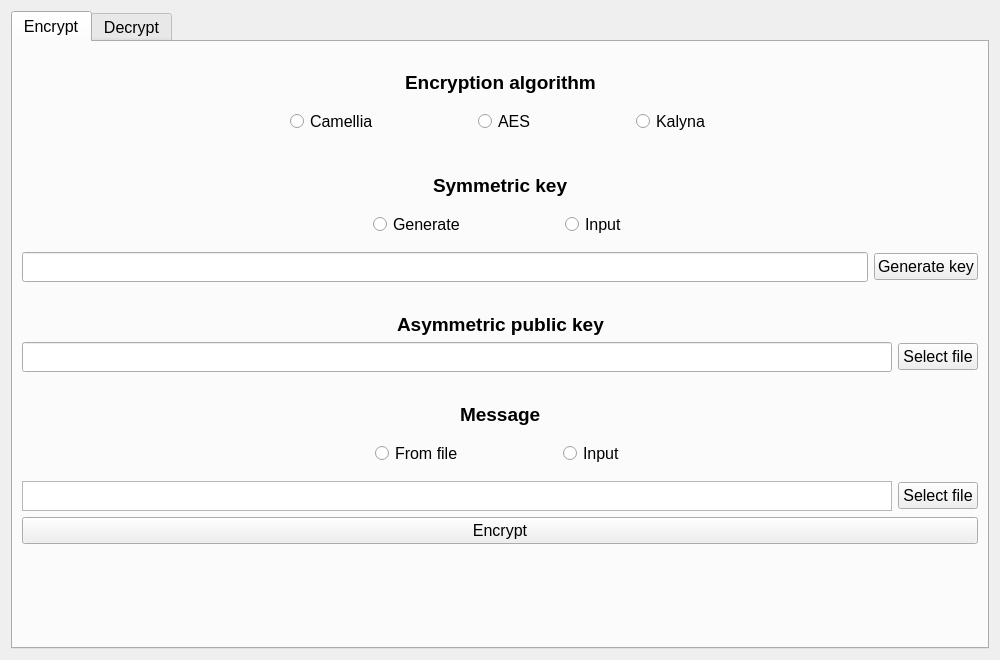
<?xml version="1.0" encoding="UTF-8"?>
<ui version="4.0">
 <class>main_window</class>
 <widget class="QWidget" name="main_window">
  <property name="geometry">
   <rect>
    <x>0</x>
    <y>0</y>
    <width>1000</width>
    <height>660</height>
   </rect>
  </property>
  <property name="sizePolicy">
   <sizepolicy hsizetype="Fixed" vsizetype="Fixed">
    <horstretch>0</horstretch>
    <verstretch>0</verstretch>
   </sizepolicy>
  </property>
  <property name="minimumSize">
   <size>
    <width>1000</width>
    <height>660</height>
   </size>
  </property>
  <property name="maximumSize">
   <size>
    <width>1000</width>
    <height>660</height>
   </size>
  </property>
  <property name="sizeIncrement">
   <size>
    <width>0</width>
    <height>0</height>
   </size>
  </property>
  <property name="baseSize">
   <size>
    <width>1000</width>
    <height>660</height>
   </size>
  </property>
  <property name="font">
   <font>
    <pointsize>12</pointsize>
   </font>
  </property>
  <property name="windowTitle">
   <string>main_window</string>
  </property>
  <property name="styleSheet">
   <string notr="true">QGroupBox {
    border: 0px solid gray;
}</string>
  </property>
  <layout class="QGridLayout" name="gridLayout">
   <property name="sizeConstraint">
    <enum>QLayout::SetDefaultConstraint</enum>
   </property>
   <item row="0" column="0">
    <widget class="QTabWidget" name="tabWidget">
     <property name="sizePolicy">
      <sizepolicy hsizetype="Expanding" vsizetype="Expanding">
       <horstretch>0</horstretch>
       <verstretch>0</verstretch>
      </sizepolicy>
     </property>
     <property name="font">
      <font>
       <pointsize>12</pointsize>
      </font>
     </property>
     <property name="currentIndex">
      <number>0</number>
     </property>
     <widget class="QWidget" name="encrypt_tab">
      <property name="sizePolicy">
       <sizepolicy hsizetype="Expanding" vsizetype="Expanding">
        <horstretch>0</horstretch>
        <verstretch>0</verstretch>
       </sizepolicy>
      </property>
      <attribute name="title">
       <string>Encrypt</string>
      </attribute>
      <layout class="QGridLayout" name="gridLayout_2">
       <item row="5" column="0">
        <widget class="QGroupBox" name="groupBox_2">
         <property name="font">
          <font>
           <pointsize>12</pointsize>
          </font>
         </property>
         <property name="title">
          <string/>
         </property>
         <property name="flat">
          <bool>false</bool>
         </property>
         <layout class="QGridLayout" name="gridLayout_16">
          <property name="horizontalSpacing">
           <number>100</number>
          </property>
          <item row="0" column="1">
           <widget class="QRadioButton" name="generate_rb">
            <property name="font">
             <font>
              <pointsize>12</pointsize>
             </font>
            </property>
            <property name="text">
             <string>Generate</string>
            </property>
           </widget>
          </item>
          <item row="0" column="2">
           <widget class="QRadioButton" name="sym_key_input_rb">
            <property name="font">
             <font>
              <pointsize>12</pointsize>
             </font>
            </property>
            <property name="text">
             <string>Input</string>
            </property>
           </widget>
          </item>
          <item row="0" column="0">
           <spacer name="horizontalSpacer_15">
            <property name="orientation">
             <enum>Qt::Horizontal</enum>
            </property>
            <property name="sizeHint" stdset="0">
             <size>
              <width>40</width>
              <height>20</height>
             </size>
            </property>
           </spacer>
          </item>
          <item row="0" column="3">
           <spacer name="horizontalSpacer_16">
            <property name="orientation">
             <enum>Qt::Horizontal</enum>
            </property>
            <property name="sizeHint" stdset="0">
             <size>
              <width>40</width>
              <height>20</height>
             </size>
            </property>
           </spacer>
          </item>
         </layout>
        </widget>
       </item>
       <item row="3" column="0">
        <spacer name="verticalSpacer_5">
         <property name="orientation">
          <enum>Qt::Vertical</enum>
         </property>
         <property name="sizeType">
          <enum>QSizePolicy::Fixed</enum>
         </property>
         <property name="sizeHint" stdset="0">
          <size>
           <width>20</width>
           <height>25</height>
          </size>
         </property>
        </spacer>
       </item>
       <item row="1" column="0">
        <layout class="QGridLayout" name="gridLayout_10">
         <item row="0" column="1">
          <widget class="QLabel" name="label">
           <property name="font">
            <font>
             <pointsize>14</pointsize>
             <weight>75</weight>
             <bold>true</bold>
            </font>
           </property>
           <property name="text">
            <string>Encryption algorithm</string>
           </property>
          </widget>
         </item>
         <item row="0" column="0">
          <spacer name="horizontalSpacer">
           <property name="orientation">
            <enum>Qt::Horizontal</enum>
           </property>
           <property name="sizeHint" stdset="0">
            <size>
             <width>40</width>
             <height>20</height>
            </size>
           </property>
          </spacer>
         </item>
         <item row="0" column="2">
          <spacer name="horizontalSpacer_4">
           <property name="orientation">
            <enum>Qt::Horizontal</enum>
           </property>
           <property name="sizeHint" stdset="0">
            <size>
             <width>40</width>
             <height>20</height>
            </size>
           </property>
          </spacer>
         </item>
        </layout>
       </item>
       <item row="12" column="0">
        <widget class="QGroupBox" name="groupBox_3">
         <property name="title">
          <string/>
         </property>
         <property name="flat">
          <bool>false</bool>
         </property>
         <property name="checkable">
          <bool>false</bool>
         </property>
         <layout class="QGridLayout" name="gridLayout_17">
          <property name="horizontalSpacing">
           <number>100</number>
          </property>
          <item row="0" column="2">
           <widget class="QRadioButton" name="msg_inpub_rb">
            <property name="font">
             <font>
              <pointsize>12</pointsize>
             </font>
            </property>
            <property name="text">
             <string>Input</string>
            </property>
           </widget>
          </item>
          <item row="0" column="0">
           <spacer name="horizontalSpacer_17">
            <property name="orientation">
             <enum>Qt::Horizontal</enum>
            </property>
            <property name="sizeHint" stdset="0">
             <size>
              <width>40</width>
              <height>20</height>
             </size>
            </property>
           </spacer>
          </item>
          <item row="0" column="1">
           <widget class="QRadioButton" name="msg_file_rb">
            <property name="font">
             <font>
              <pointsize>12</pointsize>
             </font>
            </property>
            <property name="text">
             <string>From file</string>
            </property>
           </widget>
          </item>
          <item row="0" column="3">
           <spacer name="horizontalSpacer_18">
            <property name="orientation">
             <enum>Qt::Horizontal</enum>
            </property>
            <property name="sizeHint" stdset="0">
             <size>
              <width>40</width>
              <height>20</height>
             </size>
            </property>
           </spacer>
          </item>
         </layout>
        </widget>
       </item>
       <item row="8" column="0">
        <layout class="QGridLayout" name="gridLayout_13">
         <item row="0" column="0">
          <spacer name="horizontalSpacer_7">
           <property name="orientation">
            <enum>Qt::Horizontal</enum>
           </property>
           <property name="sizeHint" stdset="0">
            <size>
             <width>40</width>
             <height>20</height>
            </size>
           </property>
          </spacer>
         </item>
         <item row="0" column="1">
          <widget class="QLabel" name="label_4">
           <property name="font">
            <font>
             <pointsize>14</pointsize>
             <weight>75</weight>
             <bold>true</bold>
            </font>
           </property>
           <property name="text">
            <string>Asymmetric public key</string>
           </property>
          </widget>
         </item>
         <item row="0" column="2">
          <spacer name="horizontalSpacer_8">
           <property name="orientation">
            <enum>Qt::Horizontal</enum>
           </property>
           <property name="sizeHint" stdset="0">
            <size>
             <width>40</width>
             <height>20</height>
            </size>
           </property>
          </spacer>
         </item>
        </layout>
       </item>
       <item row="11" column="0">
        <layout class="QGridLayout" name="gridLayout_12">
         <item row="0" column="0">
          <spacer name="horizontalSpacer_5">
           <property name="orientation">
            <enum>Qt::Horizontal</enum>
           </property>
           <property name="sizeHint" stdset="0">
            <size>
             <width>40</width>
             <height>20</height>
            </size>
           </property>
          </spacer>
         </item>
         <item row="0" column="1">
          <widget class="QLabel" name="label_3">
           <property name="font">
            <font>
             <pointsize>14</pointsize>
             <weight>75</weight>
             <bold>true</bold>
            </font>
           </property>
           <property name="text">
            <string>Message</string>
           </property>
          </widget>
         </item>
         <item row="0" column="2">
          <spacer name="horizontalSpacer_6">
           <property name="orientation">
            <enum>Qt::Horizontal</enum>
           </property>
           <property name="sizeHint" stdset="0">
            <size>
             <width>40</width>
             <height>20</height>
            </size>
           </property>
          </spacer>
         </item>
        </layout>
       </item>
       <item row="9" column="0">
        <layout class="QGridLayout" name="gridLayout_14">
         <item row="0" column="0">
          <widget class="QLineEdit" name="asym_pub_key_path">
           <property name="minimumSize">
            <size>
             <width>0</width>
             <height>30</height>
            </size>
           </property>
           <property name="maximumSize">
            <size>
             <width>16777215</width>
             <height>30</height>
            </size>
           </property>
           <property name="font">
            <font>
             <pointsize>12</pointsize>
            </font>
           </property>
          </widget>
         </item>
         <item row="0" column="1">
          <widget class="QPushButton" name="asym_pub_key_btn">
           <property name="font">
            <font>
             <pointsize>12</pointsize>
            </font>
           </property>
           <property name="text">
            <string>Select file</string>
           </property>
          </widget>
         </item>
        </layout>
       </item>
       <item row="14" column="0">
        <widget class="QPushButton" name="encrypt_btn">
         <property name="font">
          <font>
           <pointsize>12</pointsize>
          </font>
         </property>
         <property name="text">
          <string>Encrypt</string>
         </property>
        </widget>
       </item>
       <item row="7" column="0">
        <spacer name="verticalSpacer_6">
         <property name="orientation">
          <enum>Qt::Vertical</enum>
         </property>
         <property name="sizeType">
          <enum>QSizePolicy::Fixed</enum>
         </property>
         <property name="sizeHint" stdset="0">
          <size>
           <width>20</width>
           <height>25</height>
          </size>
         </property>
        </spacer>
       </item>
       <item row="2" column="0">
        <widget class="QGroupBox" name="groupBox">
         <property name="font">
          <font>
           <pointsize>12</pointsize>
          </font>
         </property>
         <property name="title">
          <string/>
         </property>
         <property name="flat">
          <bool>false</bool>
         </property>
         <layout class="QGridLayout" name="gridLayout_15">
          <property name="horizontalSpacing">
           <number>100</number>
          </property>
          <item row="0" column="3">
           <widget class="QRadioButton" name="kalyna_rb">
            <property name="font">
             <font>
              <pointsize>12</pointsize>
             </font>
            </property>
            <property name="text">
             <string>Kalyna</string>
            </property>
           </widget>
          </item>
          <item row="0" column="2">
           <widget class="QRadioButton" name="aes_rb">
            <property name="font">
             <font>
              <pointsize>12</pointsize>
             </font>
            </property>
            <property name="text">
             <string>AES</string>
            </property>
           </widget>
          </item>
          <item row="0" column="1">
           <widget class="QRadioButton" name="camellia_rb">
            <property name="font">
             <font>
              <pointsize>12</pointsize>
             </font>
            </property>
            <property name="text">
             <string>Camellia</string>
            </property>
           </widget>
          </item>
          <item row="0" column="0">
           <spacer name="horizontalSpacer_13">
            <property name="orientation">
             <enum>Qt::Horizontal</enum>
            </property>
            <property name="sizeHint" stdset="0">
             <size>
              <width>40</width>
              <height>20</height>
             </size>
            </property>
           </spacer>
          </item>
          <item row="0" column="4">
           <spacer name="horizontalSpacer_14">
            <property name="orientation">
             <enum>Qt::Horizontal</enum>
            </property>
            <property name="sizeHint" stdset="0">
             <size>
              <width>40</width>
              <height>20</height>
             </size>
            </property>
           </spacer>
          </item>
         </layout>
        </widget>
       </item>
       <item row="15" column="0">
        <spacer name="verticalSpacer_2">
         <property name="orientation">
          <enum>Qt::Vertical</enum>
         </property>
         <property name="sizeHint" stdset="0">
          <size>
           <width>20</width>
           <height>40</height>
          </size>
         </property>
        </spacer>
       </item>
       <item row="13" column="0">
        <layout class="QGridLayout" name="gridLayout_8">
         <item row="0" column="1">
          <widget class="QPushButton" name="msg_btn">
           <property name="font">
            <font>
             <pointsize>12</pointsize>
            </font>
           </property>
           <property name="text">
            <string>Select file</string>
           </property>
          </widget>
         </item>
         <item row="0" column="0">
          <widget class="QTextEdit" name="msg_line_edit">
           <property name="minimumSize">
            <size>
             <width>0</width>
             <height>0</height>
            </size>
           </property>
           <property name="maximumSize">
            <size>
             <width>16777215</width>
             <height>30</height>
            </size>
           </property>
           <property name="font">
            <font>
             <pointsize>12</pointsize>
            </font>
           </property>
          </widget>
         </item>
        </layout>
       </item>
       <item row="6" column="0">
        <layout class="QGridLayout" name="gridLayout_7">
         <item row="0" column="0">
          <widget class="QLineEdit" name="sym_key_line_edit">
           <property name="minimumSize">
            <size>
             <width>0</width>
             <height>30</height>
            </size>
           </property>
           <property name="font">
            <font>
             <pointsize>12</pointsize>
            </font>
           </property>
          </widget>
         </item>
         <item row="0" column="1">
          <widget class="QPushButton" name="generate_btn">
           <property name="font">
            <font>
             <pointsize>12</pointsize>
            </font>
           </property>
           <property name="text">
            <string>Generate key</string>
           </property>
          </widget>
         </item>
        </layout>
       </item>
       <item row="4" column="0">
        <layout class="QGridLayout" name="gridLayout_11">
         <item row="0" column="0">
          <spacer name="horizontalSpacer_3">
           <property name="orientation">
            <enum>Qt::Horizontal</enum>
           </property>
           <property name="sizeHint" stdset="0">
            <size>
             <width>40</width>
             <height>20</height>
            </size>
           </property>
          </spacer>
         </item>
         <item row="0" column="1">
          <widget class="QLabel" name="label_2">
           <property name="font">
            <font>
             <pointsize>14</pointsize>
             <weight>75</weight>
             <bold>true</bold>
            </font>
           </property>
           <property name="text">
            <string>Symmetric key</string>
           </property>
          </widget>
         </item>
         <item row="0" column="2">
          <spacer name="horizontalSpacer_2">
           <property name="orientation">
            <enum>Qt::Horizontal</enum>
           </property>
           <property name="sizeHint" stdset="0">
            <size>
             <width>40</width>
             <height>20</height>
            </size>
           </property>
          </spacer>
         </item>
        </layout>
       </item>
       <item row="0" column="0">
        <spacer name="verticalSpacer">
         <property name="orientation">
          <enum>Qt::Vertical</enum>
         </property>
         <property name="sizeType">
          <enum>QSizePolicy::Fixed</enum>
         </property>
         <property name="sizeHint" stdset="0">
          <size>
           <width>20</width>
           <height>20</height>
          </size>
         </property>
        </spacer>
       </item>
       <item row="10" column="0">
        <spacer name="verticalSpacer_7">
         <property name="orientation">
          <enum>Qt::Vertical</enum>
         </property>
         <property name="sizeType">
          <enum>QSizePolicy::Fixed</enum>
         </property>
         <property name="sizeHint" stdset="0">
          <size>
           <width>20</width>
           <height>25</height>
          </size>
         </property>
        </spacer>
       </item>
      </layout>
     </widget>
     <widget class="QWidget" name="decrypt_tab">
      <property name="sizePolicy">
       <sizepolicy hsizetype="Expanding" vsizetype="Expanding">
        <horstretch>0</horstretch>
        <verstretch>0</verstretch>
       </sizepolicy>
      </property>
      <attribute name="title">
       <string>Decrypt</string>
      </attribute>
      <layout class="QGridLayout" name="gridLayout_3">
       <item row="1" column="0">
        <layout class="QGridLayout" name="gridLayout_19">
         <item row="0" column="0">
          <spacer name="horizontalSpacer_9">
           <property name="orientation">
            <enum>Qt::Horizontal</enum>
           </property>
           <property name="sizeHint" stdset="0">
            <size>
             <width>40</width>
             <height>20</height>
            </size>
           </property>
          </spacer>
         </item>
         <item row="0" column="1">
          <widget class="QLabel" name="label_5">
           <property name="font">
            <font>
             <pointsize>14</pointsize>
             <weight>75</weight>
             <bold>true</bold>
            </font>
           </property>
           <property name="text">
            <string>Asymmetric private key</string>
           </property>
          </widget>
         </item>
         <item row="0" column="2">
          <spacer name="horizontalSpacer_10">
           <property name="orientation">
            <enum>Qt::Horizontal</enum>
           </property>
           <property name="sizeHint" stdset="0">
            <size>
             <width>40</width>
             <height>20</height>
            </size>
           </property>
          </spacer>
         </item>
        </layout>
       </item>
       <item row="0" column="0">
        <spacer name="verticalSpacer_3">
         <property name="orientation">
          <enum>Qt::Vertical</enum>
         </property>
         <property name="sizeType">
          <enum>QSizePolicy::Fixed</enum>
         </property>
         <property name="sizeHint" stdset="0">
          <size>
           <width>20</width>
           <height>20</height>
          </size>
         </property>
        </spacer>
       </item>
       <item row="5" column="0">
        <layout class="QGridLayout" name="gridLayout_21">
         <item row="0" column="0">
          <widget class="QLineEdit" name="encrypted_msg_path">
           <property name="minimumSize">
            <size>
             <width>0</width>
             <height>30</height>
            </size>
           </property>
           <property name="font">
            <font>
             <pointsize>12</pointsize>
            </font>
           </property>
          </widget>
         </item>
         <item row="0" column="1">
          <widget class="QPushButton" name="encrypted_file_btn">
           <property name="font">
            <font>
             <pointsize>12</pointsize>
            </font>
           </property>
           <property name="text">
            <string>Select file</string>
           </property>
          </widget>
         </item>
        </layout>
       </item>
       <item row="6" column="0">
        <widget class="QPushButton" name="decrypt_btn">
         <property name="font">
          <font>
           <pointsize>12</pointsize>
          </font>
         </property>
         <property name="text">
          <string>Decrypt</string>
         </property>
        </widget>
       </item>
       <item row="2" column="0">
        <layout class="QGridLayout" name="gridLayout_18">
         <item row="0" column="0">
          <widget class="QLineEdit" name="asym_priv_key_path">
           <property name="minimumSize">
            <size>
             <width>0</width>
             <height>30</height>
            </size>
           </property>
           <property name="font">
            <font>
             <pointsize>12</pointsize>
            </font>
           </property>
          </widget>
         </item>
         <item row="0" column="1">
          <widget class="QPushButton" name="asym_priv_key_btn">
           <property name="font">
            <font>
             <pointsize>12</pointsize>
            </font>
           </property>
           <property name="text">
            <string>Select file</string>
           </property>
          </widget>
         </item>
        </layout>
       </item>
       <item row="4" column="0">
        <layout class="QGridLayout" name="gridLayout_20">
         <item row="0" column="0">
          <spacer name="horizontalSpacer_11">
           <property name="orientation">
            <enum>Qt::Horizontal</enum>
           </property>
           <property name="sizeHint" stdset="0">
            <size>
             <width>40</width>
             <height>20</height>
            </size>
           </property>
          </spacer>
         </item>
         <item row="0" column="1">
          <widget class="QLabel" name="label_6">
           <property name="font">
            <font>
             <pointsize>14</pointsize>
             <weight>75</weight>
             <bold>true</bold>
            </font>
           </property>
           <property name="text">
            <string>Encrypted message</string>
           </property>
          </widget>
         </item>
         <item row="0" column="2">
          <spacer name="horizontalSpacer_12">
           <property name="orientation">
            <enum>Qt::Horizontal</enum>
           </property>
           <property name="sizeHint" stdset="0">
            <size>
             <width>40</width>
             <height>20</height>
            </size>
           </property>
          </spacer>
         </item>
        </layout>
       </item>
       <item row="7" column="0">
        <spacer name="verticalSpacer_4">
         <property name="orientation">
          <enum>Qt::Vertical</enum>
         </property>
         <property name="sizeHint" stdset="0">
          <size>
           <width>20</width>
           <height>40</height>
          </size>
         </property>
        </spacer>
       </item>
       <item row="3" column="0">
        <spacer name="verticalSpacer_8">
         <property name="orientation">
          <enum>Qt::Vertical</enum>
         </property>
         <property name="sizeType">
          <enum>QSizePolicy::Fixed</enum>
         </property>
         <property name="sizeHint" stdset="0">
          <size>
           <width>20</width>
           <height>25</height>
          </size>
         </property>
        </spacer>
       </item>
      </layout>
     </widget>
    </widget>
   </item>
  </layout>
 </widget>
 <resources/>
 <connections/>
</ui>
